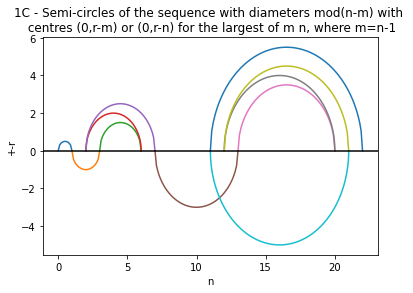

This chart was generated by the following Python code:
# -*- coding: utf-8 -*-
"""
Assessment 2 

Q1c - plot but with semicircular jumps
"""
#Modules
import numpy as np
import matplotlib.pyplot as plt

######Generating sqeuence
x=[0]

for n in range(1,30):
    if  ((x[n-1] - n) in x) != True and (x[n-1] - n) > 0:
        x.append(x[n-1] - n)
    else:
        x.append(x[n-1] + n)


###### Plotting as an alternating semicircle
#Need to satisfy equation y=sqrt(r^2-(x-a)^2)+b
b=0

for h in range (1,len(x)):
    j = round(h/2)       #half of the element number
    
    C=[]
    n=x[h]
    m=x[h-1]
    
    if n > m:           #Setting the centre from largest of 2 values
        r=(n-m)/2
        a=n-r 
        P=np.linspace(m,n,(n-m)*10)
    else:
        r=(m-n)/2
        a=m-r
        P=np.linspace(n,m,(m-n)*100)
    
    for s in range(0,len(P)):
        C.append(np.sqrt(pow(r,2)-pow((P[s]-a),2))+b)
        
    if j%2 == 0:
        plt.plot(P,C)
    
    else:
        M=[]
        for t in range(0,len(C)):
            M.append(C[t]*(-1))
        plt.plot(P,M)



plt.plot(len(x),0)
plt.title("1C - Semi-circles of the sequence with diameters mod(n-m) with \n centres (0,r-m) or (0,r-n) for the largest of m n, where m=n-1")
plt.xlabel("n")
plt.ylabel("+-r")
plt.axhline(0, color="black")
